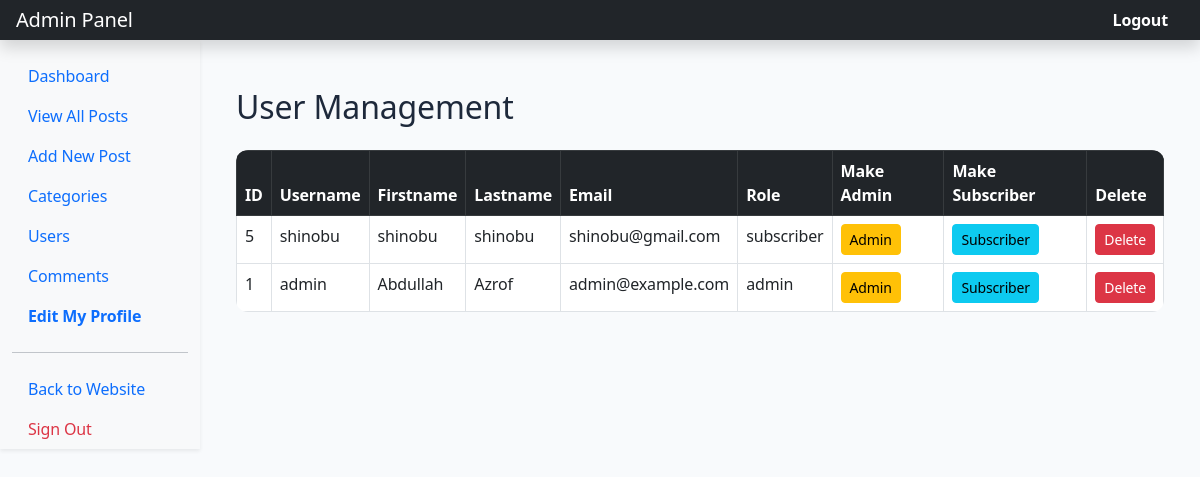
The page /admin/users.php (signed in) on the database its author committed.
### tables this page shows
CREATE TABLE `users` (
  `user_id` int(10) UNSIGNED NOT NULL,
  `username` varchar(100) NOT NULL,
  `user_password` varchar(255) NOT NULL,
  `user_firstname` varchar(100) DEFAULT NULL,
  `user_lastname` varchar(100) DEFAULT NULL,
  `user_email` varchar(150) NOT NULL,
  `user_image` varchar(255) DEFAULT NULL,
  `user_role` enum('admin','subscriber') NOT NULL DEFAULT 'subscriber',
  `user_token` varchar(255) DEFAULT NULL,
  `created_at` timestamp NOT NULL DEFAULT current_timestamp()
);

### admin/users.php (the view, shortened to what this page needs)
<?php
include "includes/admin_header.php";
include "includes/admin_navigation.php";
?>
<div class="container-fluid mt-4">
    <h2 class="mb-4">User Management</h2>
    <table class="table table-bordered table-hover">
        <thead class="table-dark">
            <tr>
                <th>ID</th>
                <th>Username</th>
                <th>Firstname</th>
                <th>Lastname</th>
                <th>Email</th>
                <th>Role</th>
                <th>Make Admin</th>
                <th>Make Subscriber</th>
                <th>Delete</th>
            </tr>
        </thead>
        <tbody>
            <?php
            $result = mysqli_query($connection, "SELECT user_id, username, user_firstname, user_lastname, user_email, user_role FROM users ORDER BY user_id DESC");
            while ($row = mysqli_fetch_assoc($result)) {
                $user_id = (int)$row['user_id'];
                $username = htmlspecialchars($row['username']);
                $user_firstname = htmlspecialchars($row['user_firstname']);
                $user_lastname = htmlspecialchars($row['user_lastname']);
                $user_email = htmlspecialchars($row['user_email']);
                $user_role = htmlspecialchars($row['user_role']);
                echo "<tr>";
                echo "<td>{$user_id}</td>";
                echo "<td>{$username}</td>";
                echo "<td>{$user_firstname}</td>";
                echo "<td>{$user_lastname}</td>";
                echo "<td>{$user_email}</td>";
                echo "<td>{$user_role}</td>";
                echo "<td><a class='btn btn-sm btn-warning' href='users.php?change_to_admin={$user_id}'>Admin</a></td>";
                echo "<td><a class='btn btn-sm btn-info' href='users.php?change_to_sub={$user_id}'>Subscriber</a></td>";
                echo "<td><a class='btn btn-sm btn-danger' onclick='return confirm(\"Delete this user?\")' href='users.php?delete={$user_id}'>Delete</a></td>";
                echo "</tr>";
            }
            ?>
        </tbody>
    </table>
</div>
<?php include "includes/admin_footer.php"; ?>

### assets/css/style.css (style rules this page uses)
:root { --primary-blue: #0061ff; --accent-cyan: #60efff; --text-dark: #1e293b; --text-light: #64748b; --body-bg: #f8fafc; --card-shadow: 0 10px 30px rgba(0, 0, 0, 0.05); }
body { background-color: var(--body-bg); color: var(--text-dark); font-family: 'Segoe UI', Roboto, Helvetica, Arial, sans-serif; padding-top: 0; letter-spacing: -0.01em; }
.table { border-radius: 12px; overflow: hidden; }
.table thead { background-color: #212529; color: #ffffff; }

### rows shown on the page
users: user_id "5", username "shinobu", user_firstname "shinobu", user_lastname "shinobu", user_email "shinobu@gmail.com", user_role "subscriber"
users: user_id "1", username "admin", user_firstname "Abdullah", user_lastname "Azrof", user_email "admin@example.com", user_role "admin"
